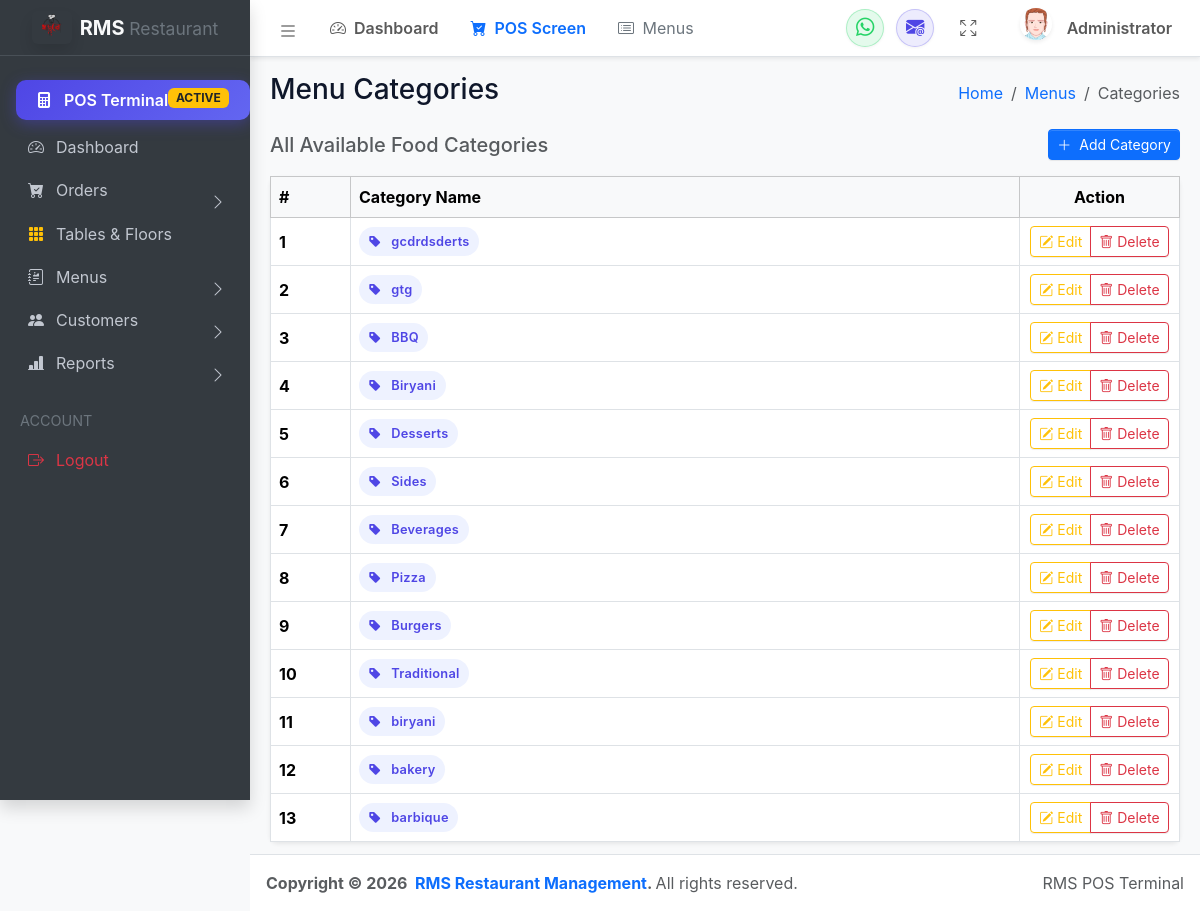
/views/menu/Menue_catagories.php (signed in), run on the app's committed database.
### tables this page shows
CREATE TABLE `category` (
  `id` int(10) NOT NULL AUTO_INCREMENT,
  `category_name` varchar(50) NOT NULL,
  PRIMARY KEY (`id`)
);

### views/menu/Menue_catagories.php (the view, shortened to what this page needs)
<?php
include_once(__DIR__ . '/../../config/database.php');
include_once(__DIR__ . '/../layouts/header.php');
include_once(__DIR__ . '/../layouts/sidebar.php');
$result = null;
if ($conn) {
    $record = "SELECT * FROM category ORDER BY id DESC";
    $result = mysqli_query($conn, $record);
}
?>
<main class="app-main">
  <div class="app-content-header">
    <div class="container-fluid">
      <div class="row">
        <div class="col-sm-6"><h3 class="mb-0">Menu Categories</h3></div>
        <div class="col-sm-6">
          <ol class="breadcrumb float-sm-end">
            <li class="breadcrumb-item"><a href="/RMS/public/index.php">Home</a></li>
            <li class="breadcrumb-item"><a href="All_menus.php">Menus</a></li>
            <li class="breadcrumb-item active" aria-current="page">Categories</li>
          </ol>
        </div>
      </div>
    </div>
  </div>
  <div class="app-content">
    <div class="container-fluid">
      <div class="d-flex justify-content-between align-items-center mb-3">
        <h5 class="mb-0 text-muted">All Available Food Categories</h5>
        <a href="Add_menue_catagories.php" class="btn btn-primary btn-sm">
          <i class="bi bi-plus-lg me-1"></i> Add Category
        </a>
      </div>
      <div class="card shadow-sm border-0 rounded-3">
        <div class="table-responsive">
          <table class="table table-bordered table-hover align-middle mb-0">
            <thead class="table-light">
              <tr>
                <th style="width: 80px;">#</th>
                <th>Category Name</th>
                <th style="width: 160px;" class="text-center">Action</th>
              </tr>
            </thead>
            <tbody>
              <?php
              if ($result && mysqli_num_rows($result) > 0) {
                  $sn = 1;
                  while ($row = mysqli_fetch_assoc($result)) { ?>
                    <tr>
                      <td class="fw-bold"><?= $sn ?></td>
                      <td>
                        <span class="rms-badge rms-badge-primary">
                          <i class="bi bi-tag-fill me-1"></i> <?= htmlspecialchars($row['category_name']) ?>
                        </span>
                      </td>
                      <td class="text-center">
                        <div class="btn-group btn-group-sm">
                          <a href="edit.php?id=<?= $row['id'] ?>" class="btn btn-outline-warning">
                            <i class="bi bi-pencil-square"></i> Edit
                          </a>
                          <button type="button" class="btn btn-outline-danger" data-bs-toggle="modal" data-bs-target="#deleteModal<?= $row['id'] ?>">
                            <i class="bi bi-trash"></i> Delete
                          </button>
                        </div>
                      </td>
                    </tr>
                    <?php
                    $sn++;
                  }
              } else {
                  echo "<tr><td colspan='3' class='text-center py-4 text-muted'>No categories found. Click 'Add Category' above to create one.</td></tr>";
              }
              ?>
            </tbody>
          </table>
        </div>
      </div>
    </div>
  </div>
</main>
<?php include_once(__DIR__ . '/../layouts/footer.php'); ?>

### public/assets/css/style.css (style rules this page uses)
:root { --rms-primary: #4f46e5; --rms-primary-hover: #4338ca; --rms-primary-light: #eef2ff; --rms-secondary: #0ea5e9; --rms-secondary-hover: #0284c7; --rms-accent: #f59e0b; --rms-success: #10b981; --rms-success-hover: #059669; --rms-danger: #ef4444; --rms-danger-hover: #dc2626; --rms-warning: #f59e0b; --rms-info: #06b6d4; --rms-bg: #f8fafc; --rms-surface: #ffffff; --rms-border: #e2e8f0; --rms-border-hover: #cbd5e1; --rms-text-main: #0f172a; --rms-text-muted: #64748b; --rms-text-light: #94a3b8; --pos-sidebar-width: 420px; --pos-header-height: 64px; --pos-card-bg: #ffffff; --pos-card-shadow: 0 4px 14px rgba(0, 0, 0, 0.04); --pos-card-hover: 0 10px 25px rgba(79, 70, 229, 0.12); --rms-shadow-sm: 0 1px 2px rgba(0, 0, 0, 0.05); --rms-shadow-md: 0 4px 12px rgba(0, 0, 0, 0.07); --rms-shadow-lg: 0 10px 25px -3px rgba(0, 0, 0, 0.1), 0 4px 6px -2px rgba(0, 0, 0, 0.05); --rms-shadow-xl: 0 20px 25px -5px rgba(0, 0, 0, 0.1), 0 10px 10px -5px rgba(0, 0, 0, 0.04); --rms-radius-sm: 6px; --rms-radius-md: 10px; --rms-radius-lg: 16px; --rms-radius-xl: 24px; --rms-radius-full: 9999px; --rms-transition: all 0.2s cubic-bezier(0.4, 0, 0.2, 1); --rms-transition-bounce: all 0.3s cubic-bezier(0.34, 1.56, 0.64, 1); }
body { font-family: 'Source Sans 3', -apple-system, BlinkMacSystemFont, "Segoe UI", Roboto, "Helvetica Neue", Arial, sans-serif; color: var(--rms-text-main); background-color: var(--rms-bg); -webkit-font-smoothing: antialiased; }
.rms-badge { display: inline-flex; align-items: center; gap: 0.35rem; padding: 0.35em 0.75em; font-size: 0.8rem; font-weight: 600; border-radius: var(--rms-radius-full); letter-spacing: 0.02em; }
.rms-badge-primary { background-color: var(--rms-primary-light); color: var(--rms-primary); }

### data on the page
category: category_name "gcdrdsderts"
category: category_name "gtg"
category: category_name "BBQ"
category: category_name "Biryani"
category: category_name "Desserts"
category: category_name "Sides"
category: category_name "Beverages"
category: category_name "Pizza"
category: category_name "Burgers"
category: category_name "Traditional"
category: category_name "biryani"
category: category_name "bakery"
category: category_name "barbique"

### other printed values
$navUser "Administrator"
